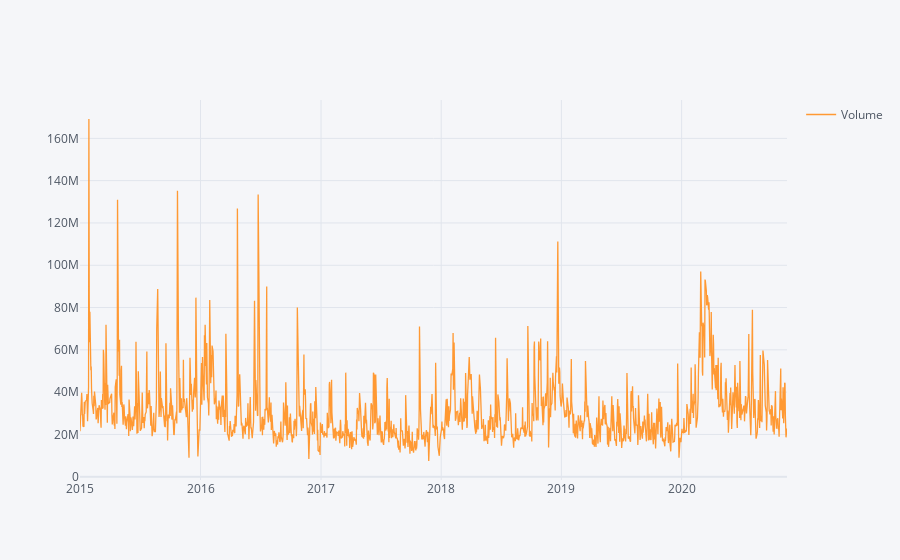

The notebook cell saved with this chart:
### Code cell
MSFT['Volume'].iplot(legend =True)

### Figure 1 — Plotly figure (JSON) as saved in the notebook; plotly's stock layout.template omitted (floating-point values rounded to 4 significant figures; data arrays with more than 128 entries replaced by an {"elided": "..."} marker saying what was removed)
{"data": [{"line": {"color": "rgba(255, 153, 51, 1.0)", "dash": "solid", "shape": "linear", "width": 1.3}, "mode": "lines", "name": "Volume", "text": "", "type": "scatter", "x": {"elided": "1481 str values"}, "y": {"elided": "1481 int values"}}], "layout": {"legend": {"bgcolor": "#F5F6F9", "font": {"color": "#4D5663"}}, "paper_bgcolor": "#F5F6F9", "plot_bgcolor": "#F5F6F9", "showlegend": true, "title": {"font": {"color": "#4D5663"}}, "xaxis": {"gridcolor": "#E1E5ED", "showgrid": true, "tickfont": {"color": "#4D5663"}, "title": {"font": {"color": "#4D5663"}, "text": ""}, "zerolinecolor": "#E1E5ED"}, "yaxis": {"gridcolor": "#E1E5ED", "showgrid": true, "tickfont": {"color": "#4D5663"}, "title": {"font": {"color": "#4D5663"}, "text": ""}, "zerolinecolor": "#E1E5ED"}}}
